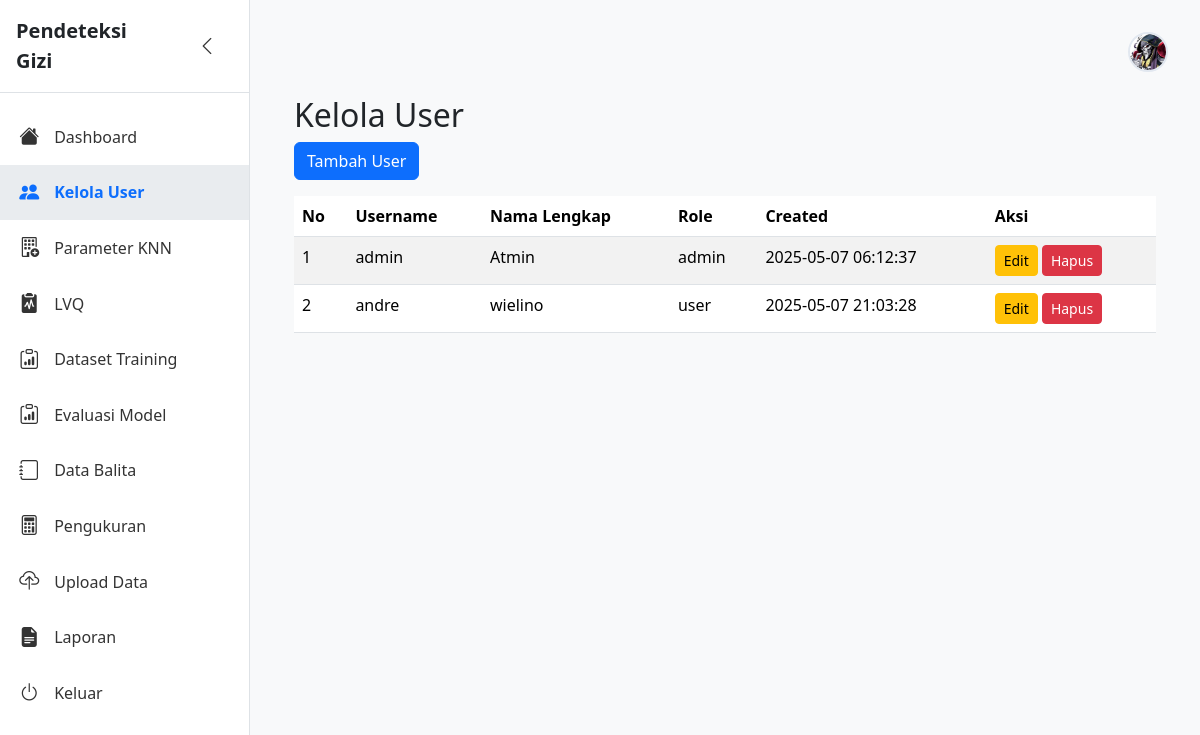
/user (signed in), run on the app's committed database.
### tables this page shows
CREATE TABLE users (
            id INTEGER PRIMARY KEY AUTOINCREMENT,
            username TEXT UNIQUE NOT NULL,
            password TEXT NOT NULL,
            nama_lengkap TEXT NOT NULL,
            role TEXT NOT NULL CHECK (role IN ('admin', 'user')),
            created_at TIMESTAMP DEFAULT CURRENT_TIMESTAMP
        , alamat TEXT, tempat_lahir TEXT, tanggal_lahir DATE, pendidikan TEXT, email TEXT, photo TEXT);

### app.py (the view)
@app.route('/user')
@admin_required
def kelola_user():
    conn = get_db()
    users = conn.execute('SELECT * FROM users').fetchall()
    conn.close()
    return render_template('user/index.html', users=users)

### app.py (called while the page is built)
def get_db():
    conn = sqlite3.connect(app.config['DATABASE'])
    conn.row_factory = sqlite3.Row
    conn.execute("PRAGMA foreign_keys = ON")
    return conn

def admin_required(f):
    @wraps(f)
    def decorated(*args, **kwargs):
        if 'role' not in session or session['role'] != 'admin':
            flash('Akses terbatas untuk admin', 'danger')
            return redirect(url_for('dashboard'))
        return f(*args, **kwargs)
    return decorated

### templates/user/index.html (shortened to what this page needs)
{% extends "base.html" %}
{% block content %}
<div class="container mt-4">
    <h2>Kelola User</h2>
    <a href="{{ url_for('tambah_user') }}" class="btn btn-primary mb-3">Tambah User</a>
    <table class="table table-striped">
        <thead>
            <tr>
                <th>No</th>
                <th>Username</th>
                <th>Nama Lengkap</th>
                <th>Role</th>
                <th>Created</th>
                <th>Aksi</th>
            </tr>
        </thead>
        <tbody>
        {% for user in users %}
            <tr>
                <td>{{ loop.index }}</td>
                <td>{{ user.username }}</td>
                <td>{{ user.nama_lengkap }}</td>
                <td>{{ user.role }}</td>
                <td>{{ user.created_at }}</td>
                <td>
                    <a href="{{ url_for('edit_user', id=user.id) }}" class="btn btn-sm btn-warning">Edit</a>
                    <form action="{{ url_for('hapus_user', id=user.id) }}" method="post" style="display:inline;" onsubmit="return confirm('Hapus user?')">
                        <button class="btn btn-sm btn-danger" type="submit">Hapus</button>
                    </form>
                </td>
            </tr>
        {% endfor %}
        </tbody>
    </table>
</div>
{% endblock %}

### templates/base.html (style rules this page uses)
body { background: #f8f9fa; }

### data on the page
users: username "admin", nama_lengkap "Atmin", role "admin", created_at "2025-05-07 06:12:37"
users: username "andre", nama_lengkap "wielino", role "user", created_at "2025-05-07 21:03:28"
